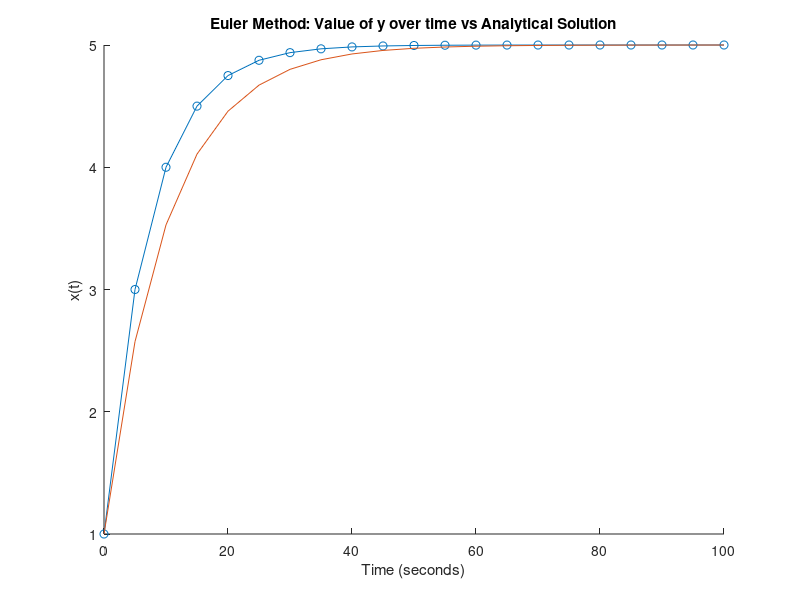

Write MATLAB code to recreate this figure.
%% ENGS 22; Lab 3 - Prelab
% Sep 17th, 2024
% Bob B Moriasi

%% Euler's method
function euler_method()
    % Initial Values
    x0 = 0; 
    y0 = 1;
    h = 5;
    x_end = 100; % Time range up to 100 seconds

    % Create arrays to store time and y values
    time_values = x0:h:x_end; % Time from 0 to 100 with step size of 5
    y_values = zeros(size(time_values)); % Initialize array for y values
    y_values(1) = y0; % Set the initial value of y

    % Call the Euler function
    for i = 2:length(time_values)
        y_values(i) = euler(time_values(i-1), y_values(i-1), h);
    end

    % Plotting the result
    hold on 

    plot(time_values, y_values, '-o');
    xlabel('Time (seconds)');
    ylabel('x(t)');
    title('Euler Method: Value of y over time vs Analytical Solution');

    % Plotting the analytical solution
    analytical = 5 - 4 * exp(-0.1 * time_values);
    plot(time_values, analytical)

    hold off
end

%% Function for the given differential equation
function result = func(x, y)
    result = -0.1 * y + 0.5;
end

%% Function implementing Euler's Method for one step
function y_next = euler(x, y, h)
    % Calculate the next y value using Euler's method
    y_next = y + h * func(x, y);
end
